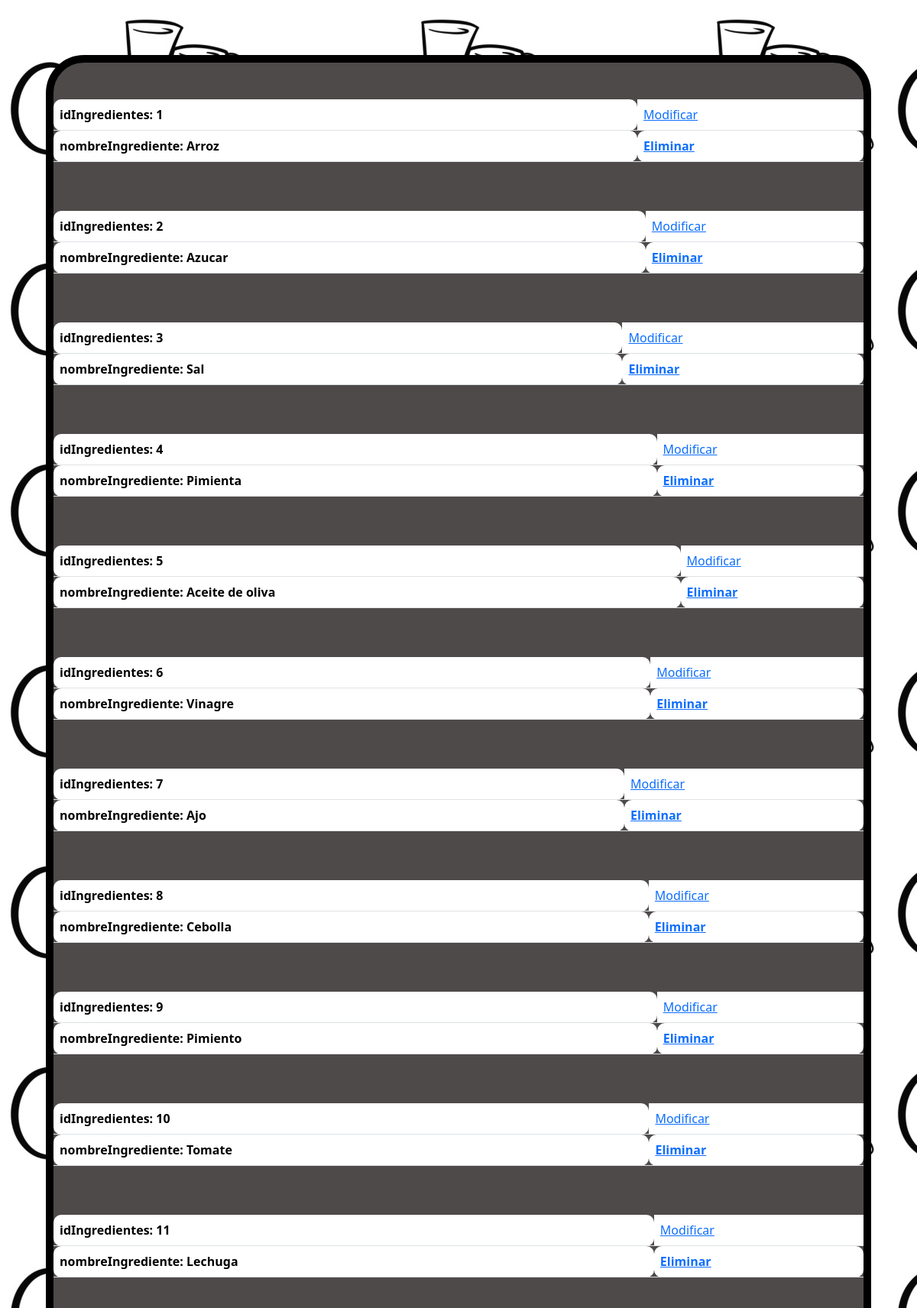
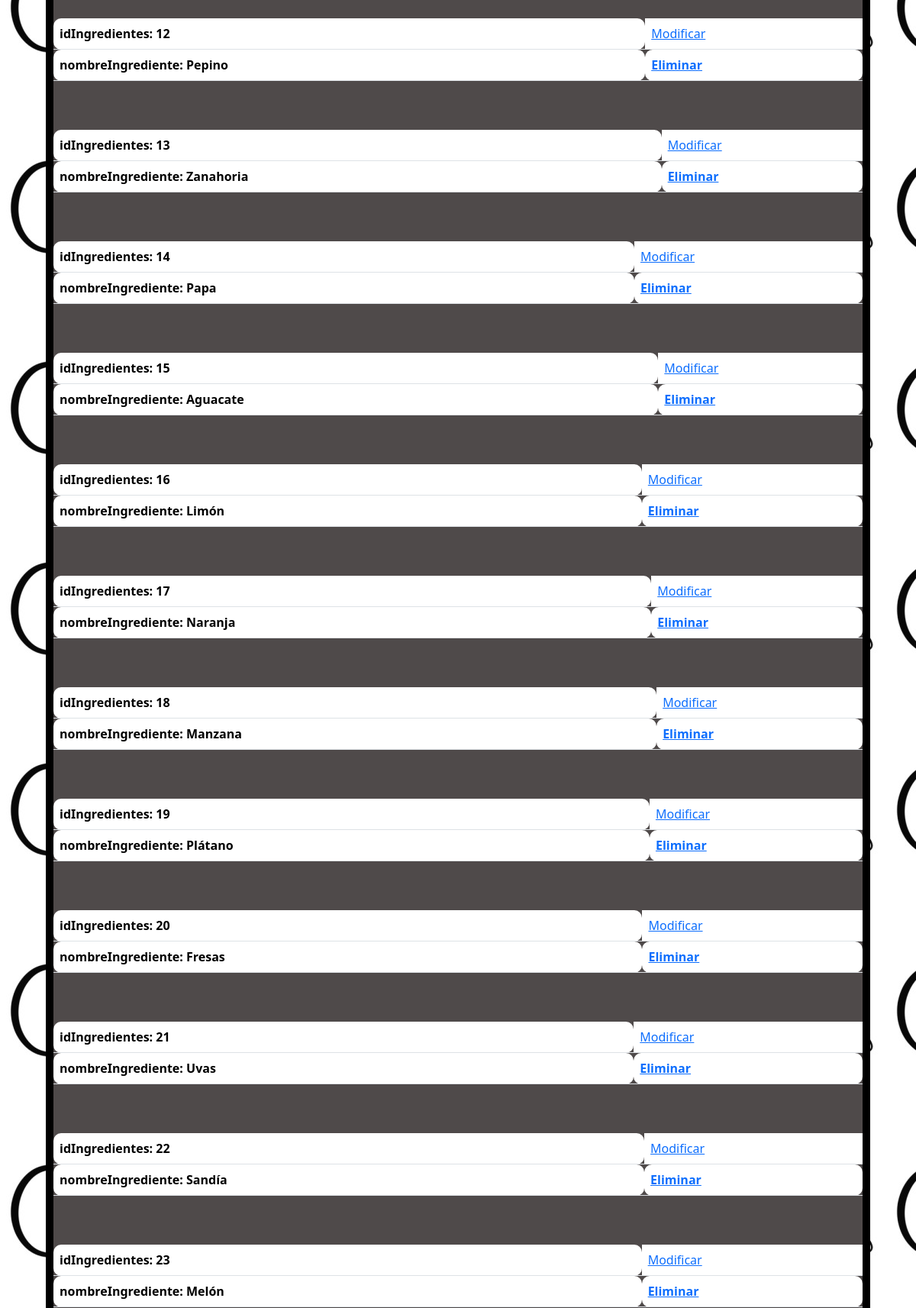
Screenshot of /proyect/chefcitov2/vistas/hola.php (upper part) with the database file from the repository (2 pictures, top to bottom).
### tables this page shows
CREATE TABLE `ingredientes` (
  `idIngredientes` int(5) NOT NULL,
  `nombreIngrediente` varchar(45) NOT NULL
);

### proyect/chefcitov2/vistas/ingredientes/modiingre.php (the view, shortened to what this page needs)
<?php include_once("../conex/conexion.php");?>
<!DOCTYPE html>
<html lang="en">
<head>
    <link rel="stylesheet" href=styles/style.css>
    <link href="https://cdn.jsdelivr.net/npm/bootstrap@5.3.1/dist/css/bootstrap.min.css" rel="stylesheet">
</head>
<body background="resorces/chefcito.jpg" >
<div>
    <?php
if(isset($_POST['btnbuscar']))
{
    $buscar=$_POST['txtbuscar'];
    $querychefcito=mysqli_query($conn, "SELECT idIngredientes,nombreIngrediente FROM ingredientes WHERE idIngredientes  LIKE'".$buscar."%'");
}
else {
    $querychefcito=mysqli_query($conn, "SELECT idIngredientes,nombreIngrediente FROM ingredientes ");
}
while($mostrar=mysqli_fetch_array($querychefcito))
{
    echo"<table class='table'>";
    echo"<tr><th >idIngredientes: ".$mostrar['idIngredientes']."</th>";
    echo "<td style='width=26%'><a href=\"modiingredientes.php?idIngredientes=$mostrar[idIngredientes]\">Modificar</a>";
    echo"<br>";
    echo"</tr>";
    echo"<br>";
    echo"<th> nombreIngrediente: ".$mostrar['nombreIngrediente']."</th>";
    echo "<th><a href =\"eliingre.php?idIngredientes=$mostrar[idIngredientes]\"onClick=\"return confirm('¿Estas seguro de eliminar a $mostrar[idIngredientes]?')\">Eliminar</a></th>" ;
    echo"<br>";
    echo"</table>";
}
?>
</div>
</body>
</html>

### proyect/chefcitov2/styles/style.css (style rules this page uses)
th { border-radius: 10px; }

### rows the page displays
ingredientes: idIngredientes "1", nombreIngrediente "Arroz"
ingredientes: idIngredientes "2", nombreIngrediente "Azucar"
ingredientes: idIngredientes "3", nombreIngrediente "Sal"
ingredientes: idIngredientes "4", nombreIngrediente "Pimienta"
ingredientes: idIngredientes "5", nombreIngrediente "Aceite de oliva"
ingredientes: idIngredientes "6", nombreIngrediente "Vinagre"
ingredientes: idIngredientes "7", nombreIngrediente "Ajo"
ingredientes: idIngredientes "8", nombreIngrediente "Cebolla"
ingredientes: idIngredientes "9", nombreIngrediente "Pimiento"
ingredientes: idIngredientes "10", nombreIngrediente "Tomate"
ingredientes: idIngredientes "11", nombreIngrediente "Lechuga"
ingredientes: idIngredientes "12", nombreIngrediente "Pepino"
ingredientes: idIngredientes "13", nombreIngrediente "Zanahoria"
ingredientes: idIngredientes "14", nombreIngrediente "Papa"
ingredientes: idIngredientes "15", nombreIngrediente "Aguacate"
ingredientes: idIngredientes "16", nombreIngrediente "Limón"
ingredientes: idIngredientes "17", nombreIngrediente "Naranja"
ingredientes: idIngredientes "18", nombreIngrediente "Manzana"
ingredientes: idIngredientes "19", nombreIngrediente "Plátano"
ingredientes: idIngredientes "20", nombreIngrediente "Fresas"
ingredientes: idIngredientes "21", nombreIngrediente "Uvas"
ingredientes: idIngredientes "22", nombreIngrediente "Sandía"
ingredientes: idIngredientes "23", nombreIngrediente "Melón"
